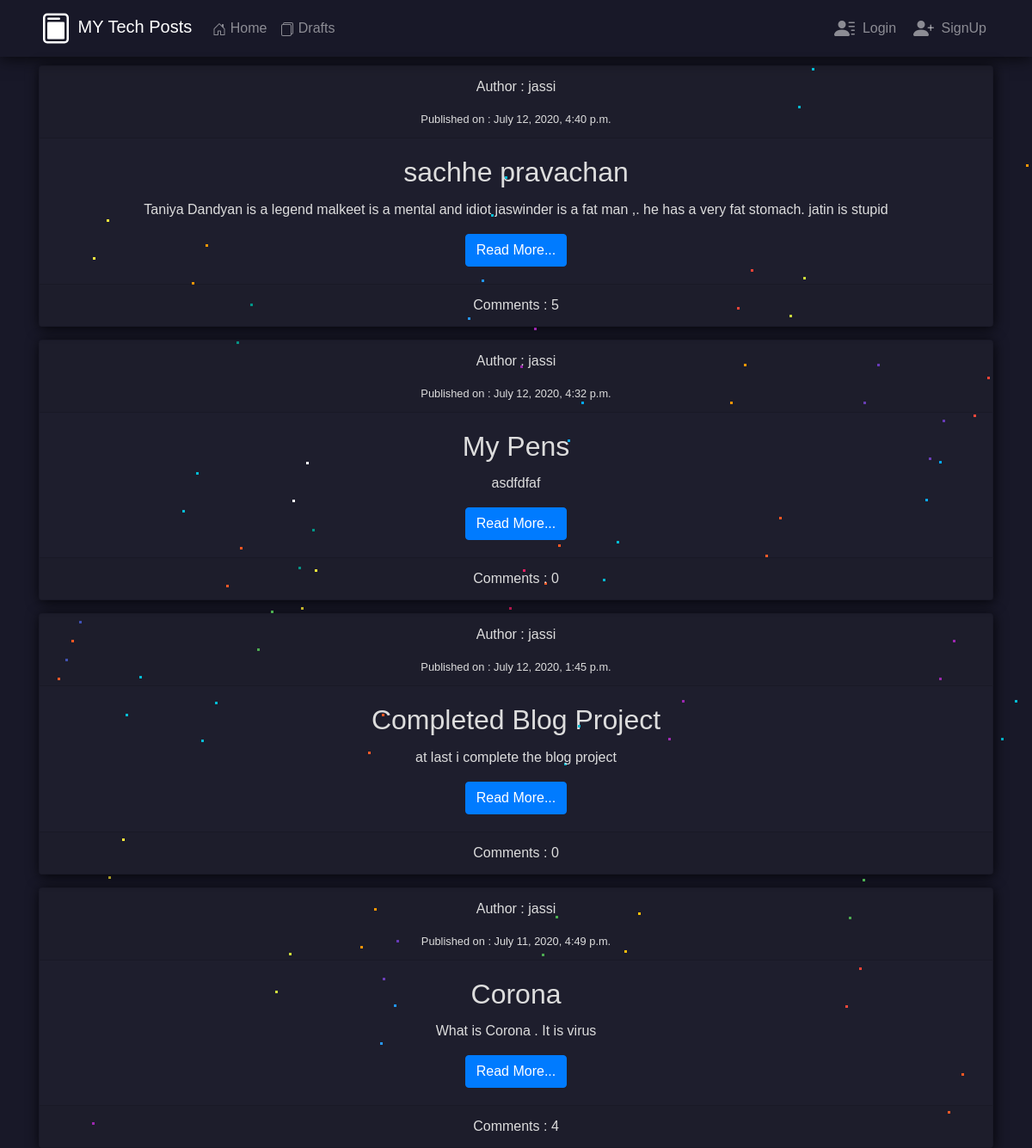
Before: /blog/post_list/ with the older database file.
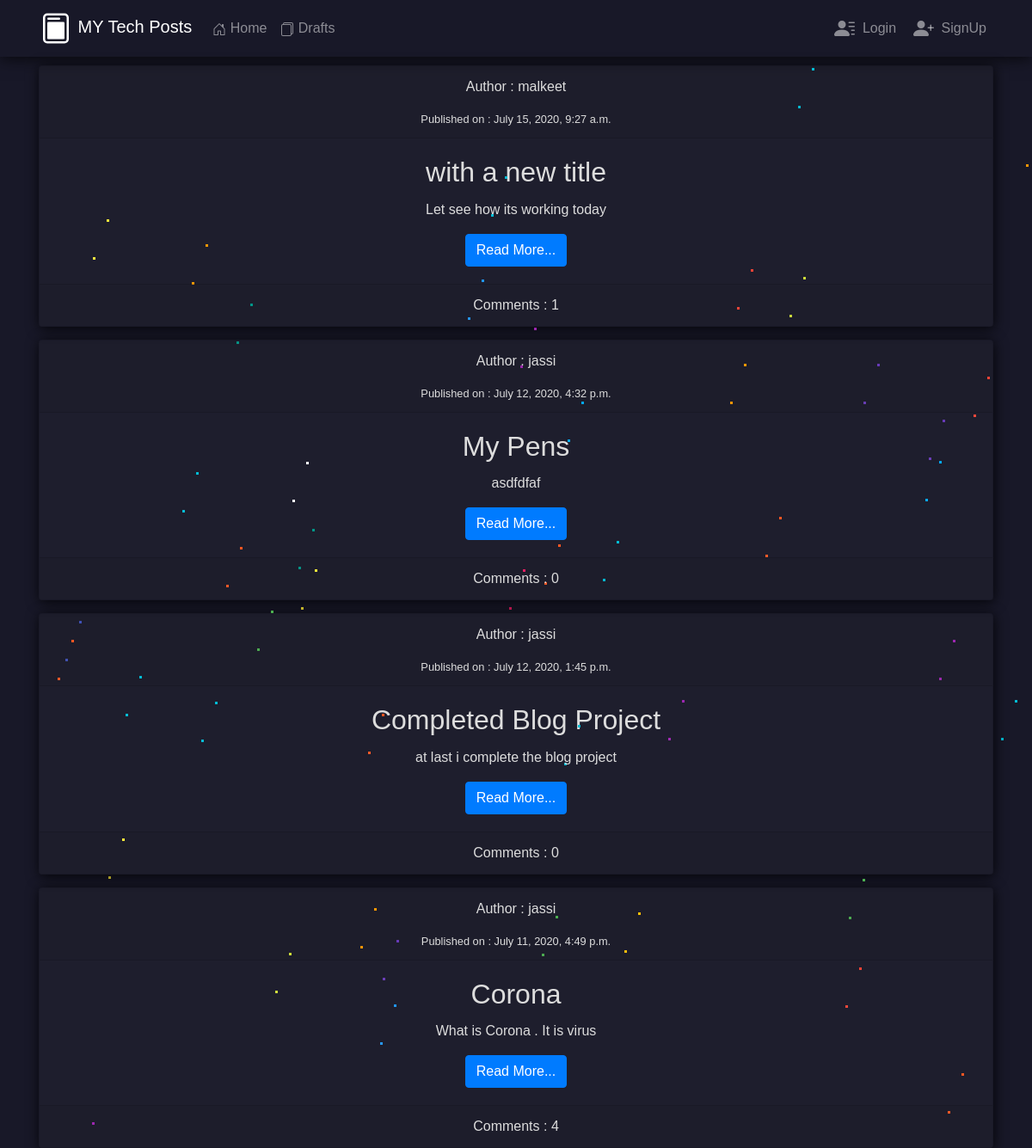
After: the same page with the newer database file.
### blog/models.py (models this page shows, shortened)
class Post(models.Model):
    author = models.ForeignKey('auth.user',on_delete=models.CASCADE)
    title = models.CharField(max_length=256)
    text = models.TextField()
    date_created = models.DateTimeField(auto_now_add=True)
    date_posted = models.DateTimeField(blank=True,null=True)
    def approved_comments(self):
        return self.comments.filter(approved_comment=True)

### blog/views.py (the view)
# urls.py: path('post_list/',views.PostListView.as_view(),name = 'postlist'),
class PostListView(ListView):
    model = Post
    def get_queryset(self):
        return Post.objects.filter(date_posted__lte = timezone.now()).order_by('-date_posted')

### blog/templates/blog/post_list.html (shortened to what this page needs)
{% extends 'blog/base.html' %}
{% block body_block %}
{% for post in post_list %}
    <div>
        <div class="post card mycard text-center">
        <div class="card-header">
        <p>Author : {{post.author}}</p>
        <small>Published on : {{post.date_posted}}</small></footer>
        </div>
        <div class="card-body">
            <h2 class="card-title">{{post.title}}</h2>
            <p class="card-text">{{post.text}}</p>
            <a href="{% url 'blog:postdetail' pk=post.pk %}" class="btn btn-primary">Read More...</a>
        </div>
        <div class="card-footer">Comments : {{post.approved_comments.count}}</div>
    </div>
{% endfor %}
{% endblock body_block %}

### blog/templates/blog/base.html (shortened to what this page needs)
<!DOCTYPE html>
<html lang="en">
{% load static %}
<head>
    <link rel="stylesheet" href="https://stackpath.bootstrapcdn.com/bootstrap/4.5.0/css/bootstrap.min.css"
>
    <link rel="stylesheet" href="{% static 'style.css' %}">
    <link rel="stylesheet" href="{% static 'imported.css' %}">
</head>
<body>
    <nav class="mynav navbar sticky-top navbar-expand-lg navbar-dark">
        <div class="container">
            <a class="navbar-brand" href="{% url 'blog:postlist' %}">
                MY Tech Posts
            </a>
            <div class="collapse navbar-collapse" id="navbarSupportedContent">
                <ul class="navbar-nav mr-auto">
                    <li class="nav-item">
                        <a class="nav-link" href="{% url 'home' %}">
                            Home
                        </a>
                    </li>
                    <li class="nav-item">
                        <a class="nav-link" href="{% url 'blog:drafts' %}">
                            Drafts
                        </a>
                    </li>
                </ul>
                <ul class="navbar-nav  my-2 my-lg-0">
                    {% if user.is_authenticated %}
                    <li class="nav-item">
                        <a class="nav-link active disabled" href="/">
                            <svg width="1.5em" height="1.5em" viewBox="0 0 16 16" class="bi bi-person-fill"
                                fill="currentColor" xmlns="http://www.w3.org/2000/svg">
                                <path fill-rule="evenodd"
                                    d="M3 14s-1 0-1-1 1-4 6-4 6 3 6 4-1 1-1 1H3zm5-6a3 3 0 1 0 0-6 3 3 0 0 0 0 6z" />
                            </svg>
                            Welcome,{{user.username}}</a>
                    </li>
                    <li class="nav-item">
                        <a class="nav-link" href="{% url 'logout' %}">
                            <svg width="1.5em" height="1.5em" viewBox="0 0 16 16" class="bi bi-box-arrow-in-right"
                                fill="currentColor" xmlns="http://www.w3.org/2000/svg">
                                <path fill-rule="evenodd"
                                    d="M8.146 11.354a.5.5 0 0 1 0-.708L10.793 8 8.146 5.354a.5.5 0 1 1 .708-.708l3 3a.5.5 0 0 1 0 .708l-3 3a.5.5 0 0 1-.708 0z" />
                                <path fill-rule="evenodd"
                                    d="M1 8a.5.5 0 0 1 .5-.5h9a.5.5 0 0 1 0 1h-9A.5.5 0 0 1 1 8z" />
                                <path fill-rule="evenodd"
                                    d="M13.5 14.5A1.5 1.5 0 0 0 15 13V3a1.5 1.5 0 0 0-1.5-1.5h-8A1.5 1.5 0 0 0 4 3v1.5a.5.5 0 0 0 1 0V3a.5.5 0 0 1 .5-.5h8a.5.5 0 0 1 .5.5v10a.5.5 0 0 1-.5.5h-8A.5.5 0 0 1 5 13v-1.5a.5.5 0 0 0-1 0V13a1.5 1.5 0 0 0 1.5 1.5h8z" />
                            </svg>
                            Logout</a>
                    </li>
                    {% else %}
                    <li class="nav-item">
                        <a class="nav-link" href="{% url 'login' %}">
                            Login</a>
                    </li>
                    <li class="nav-item">
                        <a class="nav-link" href="{% url 'signup' %}">
                            SignUp</a>
                    </li>
                    {% endif %}
                </ul>
            </div>
        </div>
        <div class="starsec"></div>
        <div class="starthird"></div>
        <div class="starfourth"></div>
    </nav>
    <div class="margin-body">
        <div>
            <div class="starsec"></div>
            <div class="starthird"></div>
            <div class="starfourth"></div>
        </div>
        <div class="container">
            {% block body_block %}{% endblock body_block %}
        </div>
</body>
</html>

### blog/static/style.css (style rules this page uses)
body { color: #ddd; }
.mynav { margin-bottom: 10px ; background-image:url("https://1.bp.blogspot.com/-Fo3iRt97ZXY/XvSG4EMwi0I/AAAAAAAAVEo/mrApRTcVVRk1m-fX9K-ffNwRUXlHUocdwCLcBGAsYHQ/s1600/h.jpg");; box-shadow: 0px 1px 18px rgba(0, 0, 0, 0.795); }
html { height: 100%; }
body { margin:0; padding:0; font-family: sans-serif; }
.mycard { box-shadow: 1px 2px 15px rgba(0, 0, 0, 0.795); background-color: rgba(255, 255, 255, 0.027); margin-bottom: 15px; }

Changed rows visible on the page:
removed Post: author "jassi", date_posted "July 12, 2020, 4:40 p.m.", title "sachhe pravachan", text "Taniya Dandyan is a legend malkeet is a mental and idiot jaswinder is a fat man ,. he has a very fat stomach. jatin is stupid", approved_comments.count "5"
added Post: author "malkeet", date_posted "July 15, 2020, 9:27 a.m.", title "with a new title", text "Let see how its working today", approved_comments.count "1"
